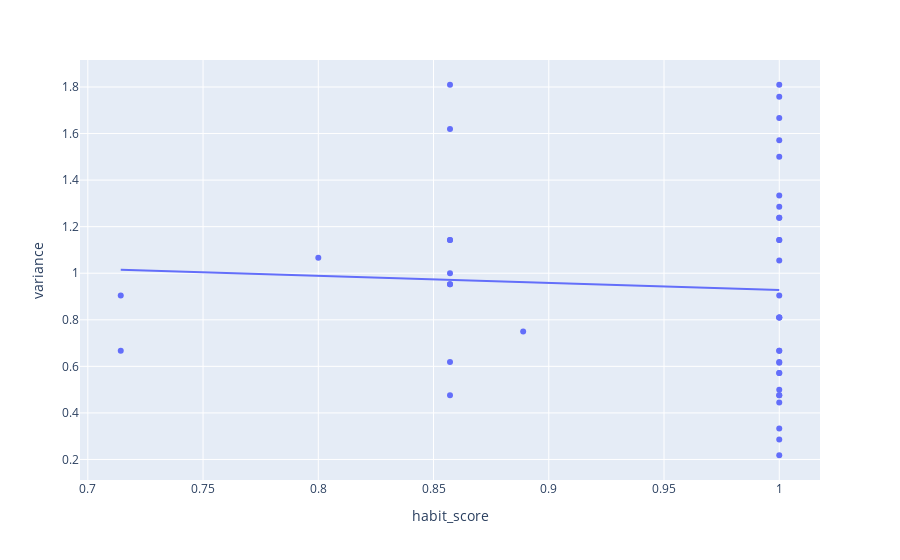

Notebook code for this chart:
### Code cell
varianceXhs = px.scatter(mood_weekly, x='habit_score', y='variance', trendline='ols')
varianceXhs.show()

### Figure 1 — Plotly figure (JSON) as saved in the notebook; plotly's stock layout.template omitted (floating-point values rounded to 4 significant figures)
{"data": [{"hovertemplate": "habit_score=%{x}<br>variance=%{y}<extra></extra>", "legendgroup": "", "marker": {"color": "#636efa", "symbol": "circle"}, "mode": "markers", "name": "", "orientation": "v", "showlegend": false, "type": "scatter", "x": [1.0, 1.0, 0.8571, 0.8571, 1.0, 1.0, 1.0, 1.0, 1.0, 1.0, 0.8571, 1.0, 1.0, 0.7143, 1.0, 0.8571, 0.8571, 1.0, 0.7143, 0.8571, 1.0, 0.8571, 0.8, 1.0, 1.0, 1.0, 1.0, 1.0, 1.0, 0.8571, 0.8889, 1.0, 1.0, 1.0, 1.0, 1.0, 0.8571, 1.0, 1.0, 1.0, 1.0, 1.0, 1.0], "xaxis": "x", "y": [1.143, 1.667, 0.9524, 1.143, 0.8095, 1.571, 0.4444, 0.8095, 0.5714, 1.333, 0.9524, 1.81, 0.6667, 0.6667, 0.5, 1.0, 1.619, 0.6667, 0.9048, 1.81, 0.2182, 1.143, 1.067, 0.4762, 0.5714, 1.286, 0.8095, 0.4762, 0.619, 0.619, 0.75, 0.9048, 0.3333, 1.238, 1.143, 0.2857, 0.4762, 1.238, 1.5, 1.055, 1.758, 0.6154, null], "yaxis": "y"}, {"hovertemplate": "<b>OLS trendline</b><br>variance = -0.305915 * habit_score + 1.23351<br>R<sup>2</sup>=0.003434<br><br>habit_score=%{x}<br>variance=%{y} <b>(trend)</b><extra></extra>", "legendgroup": "", "marker": {"color": "#636efa", "symbol": "circle"}, "mode": "lines", "name": "", "showlegend": false, "type": "scatter", "x": [0.7143, 0.7143, 0.8, 0.8571, 0.8571, 0.8571, 0.8571, 0.8571, 0.8571, 0.8571, 0.8571, 0.8571, 0.8889, 1.0, 1.0, 1.0, 1.0, 1.0, 1.0, 1.0, 1.0, 1.0, 1.0, 1.0, 1.0, 1.0, 1.0, 1.0, 1.0, 1.0, 1.0, 1.0, 1.0, 1.0, 1.0, 1.0, 1.0, 1.0, 1.0, 1.0, 1.0, 1.0], "xaxis": "x", "y": [1.015, 1.015, 0.9888, 0.9713, 0.9713, 0.9713, 0.9713, 0.9713, 0.9713, 0.9713, 0.9713, 0.9713, 0.9616, 0.9276, 0.9276, 0.9276, 0.9276, 0.9276, 0.9276, 0.9276, 0.9276, 0.9276, 0.9276, 0.9276, 0.9276, 0.9276, 0.9276, 0.9276, 0.9276, 0.9276, 0.9276, 0.9276, 0.9276, 0.9276, 0.9276, 0.9276, 0.9276, 0.9276, 0.9276, 0.9276, 0.9276, 0.9276], "yaxis": "y"}], "layout": {"legend": {"tracegroupgap": 0}, "margin": {"t": 60}, "xaxis": {"anchor": "y", "domain": [0.0, 1.0], "title": {"text": "habit_score"}}, "yaxis": {"anchor": "x", "domain": [0.0, 1.0], "title": {"text": "variance"}}}}
